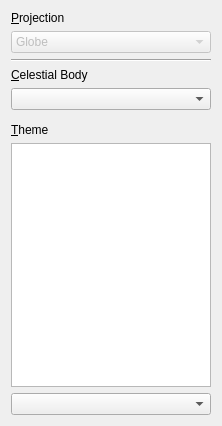
<?xml version="1.0" encoding="UTF-8"?>
<ui version="4.0">
 <class>MapViewWidget</class>
 <widget class="QWidget" name="MapViewWidget">
  <property name="geometry">
   <rect>
    <x>0</x>
    <y>0</y>
    <width>222</width>
    <height>426</height>
   </rect>
  </property>
  <property name="windowTitle">
   <string>Map View</string>
  </property>
  <layout class="QVBoxLayout" name="verticalLayout">
   <item>
    <widget class="QLabel" name="projectionLabel_2">
     <property name="text">
      <string>&amp;Projection</string>
     </property>
     <property name="buddy">
      <cstring>projectionComboBox</cstring>
     </property>
    </widget>
   </item>
   <item>
    <widget class="QComboBox" name="projectionComboBox">
     <property name="enabled">
      <bool>false</bool>
     </property>
     <item>
      <property name="text">
       <string>Globe</string>
      </property>
      <property name="icon">
       <iconset resource="../marble.qrc">
        <normaloff>:/icons/map-globe.png</normaloff>:/icons/map-globe.png</iconset>
      </property>
     </item>
     <item>
      <property name="text">
       <string>Flat Map</string>
      </property>
      <property name="icon">
       <iconset resource="../marble.qrc">
        <normaloff>:/icons/map-flat.png</normaloff>:/icons/map-flat.png</iconset>
      </property>
     </item>
     <item>
      <property name="text">
       <string>Mercator</string>
      </property>
      <property name="icon">
       <iconset resource="../marble.qrc">
        <normaloff>:/icons/map-mercator.png</normaloff>:/icons/map-mercator.png</iconset>
      </property>
     </item>
     <item>
      <property name="text">
       <string>Gnomonic</string>
      </property>
     </item>
    </widget>
   </item>
   <item>
    <widget class="Line" name="line">
     <property name="orientation">
      <enum>Qt::Horizontal</enum>
     </property>
    </widget>
   </item>
   <item>
    <widget class="QLabel" name="celestialBodyLabel">
     <property name="enabled">
      <bool>true</bool>
     </property>
     <property name="text">
      <string>&amp;Celestial Body</string>
     </property>
     <property name="buddy">
      <cstring>projectionComboBox</cstring>
     </property>
    </widget>
   </item>
   <item>
    <widget class="QComboBox" name="celestialBodyComboBox">
     <property name="enabled">
      <bool>true</bool>
     </property>
    </widget>
   </item>
   <item>
    <spacer name="spacer">
     <property name="orientation">
      <enum>Qt::Vertical</enum>
     </property>
     <property name="sizeType">
      <enum>QSizePolicy::Fixed</enum>
     </property>
     <property name="sizeHint" stdset="0">
      <size>
       <width>164</width>
       <height>7</height>
      </size>
     </property>
    </spacer>
   </item>
   <item>
    <widget class="QLabel" name="mapThemeLabel">
     <property name="text">
      <string>&amp;Theme</string>
     </property>
     <property name="buddy">
      <cstring>marbleThemeSelectView</cstring>
     </property>
    </widget>
   </item>
   <item>
    <widget class="QListView" name="marbleThemeSelectView">
     <property name="sizePolicy">
      <sizepolicy hsizetype="Expanding" vsizetype="Expanding">
       <horstretch>0</horstretch>
       <verstretch>0</verstretch>
      </sizepolicy>
     </property>
     <property name="minimumSize">
      <size>
       <width>0</width>
       <height>140</height>
      </size>
     </property>
     <property name="contextMenuPolicy">
      <enum>Qt::CustomContextMenu</enum>
     </property>
     <property name="whatsThis">
      <string>Here you can choose the preferred map view from different topics.</string>
     </property>
     <property name="autoFillBackground">
      <bool>true</bool>
     </property>
    </widget>
   </item>
   <item>
    <widget class="QComboBox" name="mapThemeComboBox"/>
   </item>
  </layout>
 </widget>
 <resources>
  <include location="../marble.qrc"/>
 </resources>
 <connections/>
</ui>
